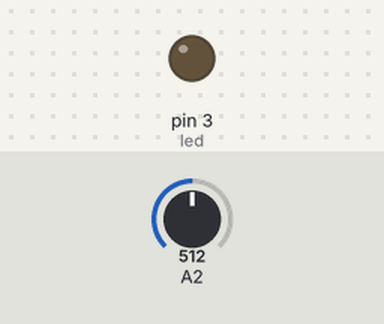
A sketch run on a simulated Arduino Uno, built with avr-gcc and run on an emulated ATmega328P. Shown: output pins drawn as LEDs (lit = HIGH). Inputs (shaded band) come from the test bench; at power-on: A2 = 512. What the sketch prints to the serial monitor is not drawn.

Above: at 1.3 s.
1.4 s: A2 set to 496
At 2.4 s:
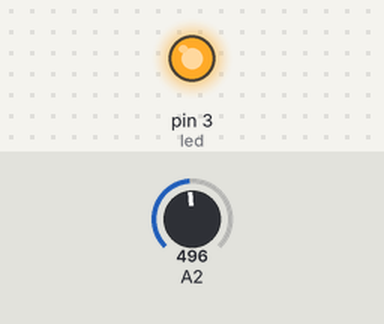
3.0 s: A2 set to 716
At 3.6 s:
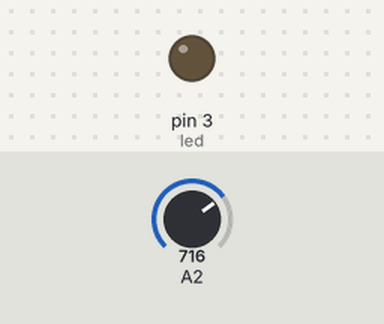
4.5 s: A2 set to 511
At 4.9 s:
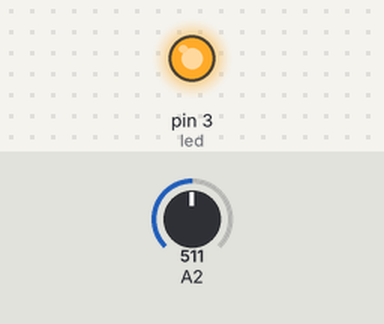
Timing chart, 0 to 7.5 s (numbered marks = the images above; inputs shaded):
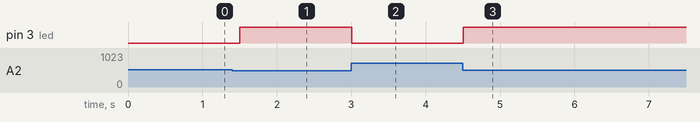

Measured:
- the behaviour switches between 512 and 511 on A2 (found by bisection; images 0 and 1)
- after the input at 1.4 s, pin 3 (led): LOW → HIGH after 0.10 s
- after the input at 3.0 s, pin 3 (led): HIGH → LOW at once
- after the input at 4.5 s, pin 3 (led): LOW → HIGH at once

The sketch:

8-2_practice.ino
```cpp
int led = 3;
float BD_TH = 2.5;

void setup() {
  Serial.begin(9600);
  pinMode(led, OUTPUT);
}

void loop() {
  int reading = analogRead(A2);
  Serial.print("ADC: ");
  Serial.print(reading);
  float voltage = reading * 5.0 / 1024.0;
  Serial.print(", Voltage: ");
  Serial.print(voltage);
  if (voltage < BD_TH) {
    digitalWrite(led, HIGH);
    Serial.println("어두움->LED켬");
  }
  else {
    digitalWrite(led, LOW);
    Serial.println("밝음->LED 끔");
  }
  delay(500);
}
```
